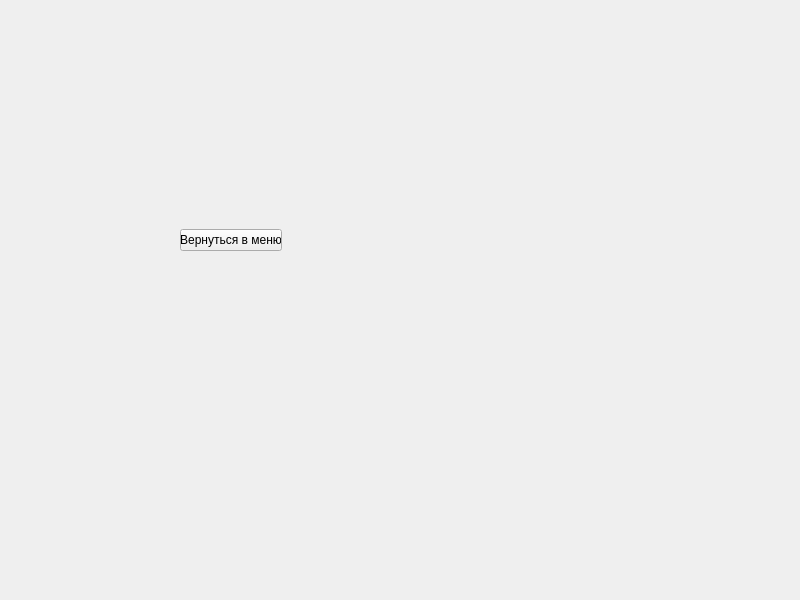
<?xml version="1.0" encoding="UTF-8"?>
<ui version="4.0">
 <class>BackPack</class>
 <widget class="QWidget" name="BackPack">
  <property name="geometry">
   <rect>
    <x>0</x>
    <y>0</y>
    <width>800</width>
    <height>600</height>
   </rect>
  </property>
  <property name="windowTitle">
   <string>MainWindow</string>
  </property>
  <widget class="QWidget" name="centralwidget" native="true">
   <property name="geometry">
    <rect>
     <x>90</x>
     <y>70</y>
     <width>340</width>
     <height>300</height>
    </rect>
   </property>
   <widget class="QWidget" name="gridLayoutWidget">
    <property name="geometry">
     <rect>
      <x>90</x>
      <y>110</y>
      <width>102</width>
      <height>121</height>
     </rect>
    </property>
    <layout class="QGridLayout" name="gridLayout">
     <item row="0" column="0">
      <widget class="QPushButton" name="go_to_menu">
       <property name="text">
        <string>Вернуться в меню</string>
       </property>
      </widget>
     </item>
     <item row="1" column="0">
      <layout class="QGridLayout" name="gridLayout_2"/>
     </item>
    </layout>
   </widget>
  </widget>
 </widget>
 <resources/>
 <connections/>
</ui>
